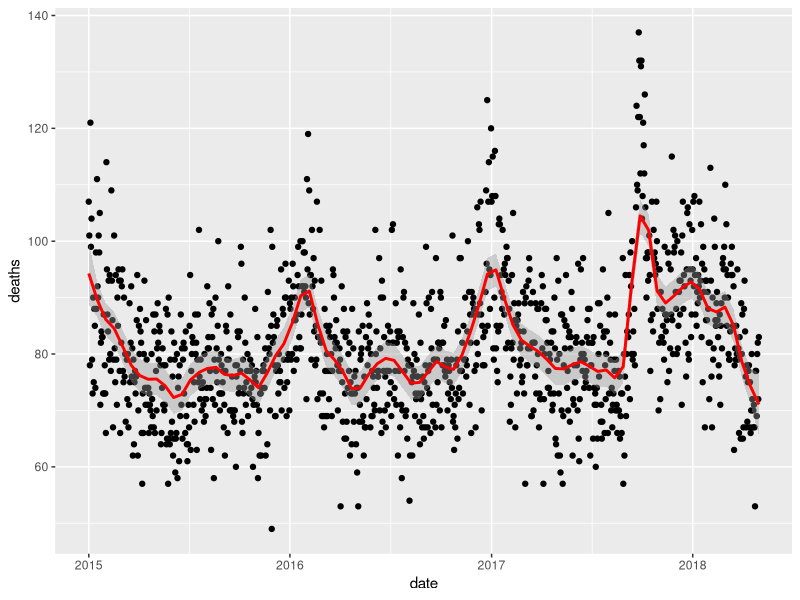

This figure's R source: (Note: this script raises an error after producing the figure.)
library(tidyverse)
library(lubridate)
library(purrr)
library(pdftools)

fn <- system.file("extdata", "RD-Mortality-Report_2015-18-180531.pdf", package="dslabs")
dat <- map_df(str_split(pdf_text(fn), "\n"), function(s){
  s <- str_trim(s)
  header_index <- str_which(s, "2015")[1]
  tmp <- str_split(s[header_index], "\\s+", simplify = TRUE)
  month <- tmp[1]
  header <- tmp[-1]
  tail_index  <- str_which(s, "Total")
  n <- str_count(s, "\\d+")
  out <- c(1:header_index, which(n==1), which(n>=28), tail_index:length(s))
  s[-out] %>%
    str_remove_all("[^\\d\\s]") %>%
    str_trim() %>%
    str_split_fixed("\\s+", n = 6) %>%
    .[,1:5] %>%
    as_data_frame() %>% 
    setNames(c("day", header)) %>%
    mutate(month = month,
           day = as.numeric(day)) %>%
    gather(year, deaths, -c(day, month)) %>%
    mutate(deaths = as.numeric(deaths))
}) %>%
  mutate(month = recode(month, "JAN" = 1, "FEB" = 2, "MAR" = 3, "APR" = 4, "MAY" = 5, "JUN" = 6, 
                        "JUL" = 7, "AGO" = 8, "SEP" = 9, "OCT" = 10, "NOV" = 11, "DEC" = 12)) %>%
  mutate(date = make_date(year, month, day)) %>%
  filter(date <= "2018-05-01")
dat %>% ggplot(aes(date, deaths)) +     geom_point() + 
geom_smooth(color="red", span = 0.05, method = "loess", method.args = list(degree=1))

dat %>% 
  mutate(smooth = predict(fit, as.numeric(date)), day = yday(date), year = as.character(year(date))) %>%
  ggplot(aes(day, smooth, col = year)) +
  geom_line(lwd = 2)
